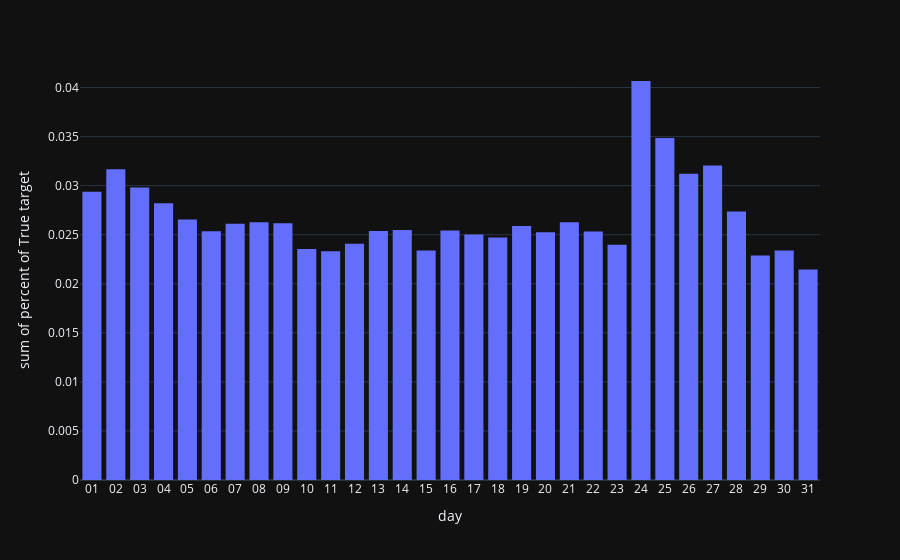

Notebook source saved alongside this figure:
### Code cell
target_percent_by_category(df, 'day')

### Figure 1 — Plotly figure (JSON) as saved in the notebook; plotly's stock layout.template omitted (floating-point values rounded to 4 significant figures)
{"data": [{"alignmentgroup": "True", "bingroup": "x", "histfunc": "sum", "hovertemplate": "day=%{x}<br>sum of percent of True target=%{y}<extra></extra>", "legendgroup": "", "marker": {"color": "#636efa", "pattern": {"shape": ""}}, "name": "", "offsetgroup": "", "orientation": "v", "showlegend": false, "x": ["01", "02", "03", "04", "05", "06", "07", "08", "09", "10", "11", "12", "13", "14", "15", "16", "17", "18", "19", "20", "21", "22", "23", "24", "25", "26", "27", "28", "29", "30", "31"], "xaxis": "x", "y": [0.02937, 0.03167, 0.02982, 0.0282, 0.02656, 0.02536, 0.0261, 0.02628, 0.02617, 0.02355, 0.02331, 0.02407, 0.02538, 0.02547, 0.0234, 0.02543, 0.02501, 0.02472, 0.02589, 0.02525, 0.02628, 0.02533, 0.02397, 0.04067, 0.03485, 0.03121, 0.03205, 0.02735, 0.02289, 0.0234, 0.02144], "yaxis": "y", "type": "histogram"}], "layout": {"xaxis": {"anchor": "y", "domain": [0.0, 1.0], "title": {"text": "day"}}, "yaxis": {"anchor": "x", "domain": [0.0, 1.0], "title": {"text": "sum of percent of True target"}}, "legend": {"tracegroupgap": 0}, "margin": {"t": 60}, "barmode": "relative"}}
